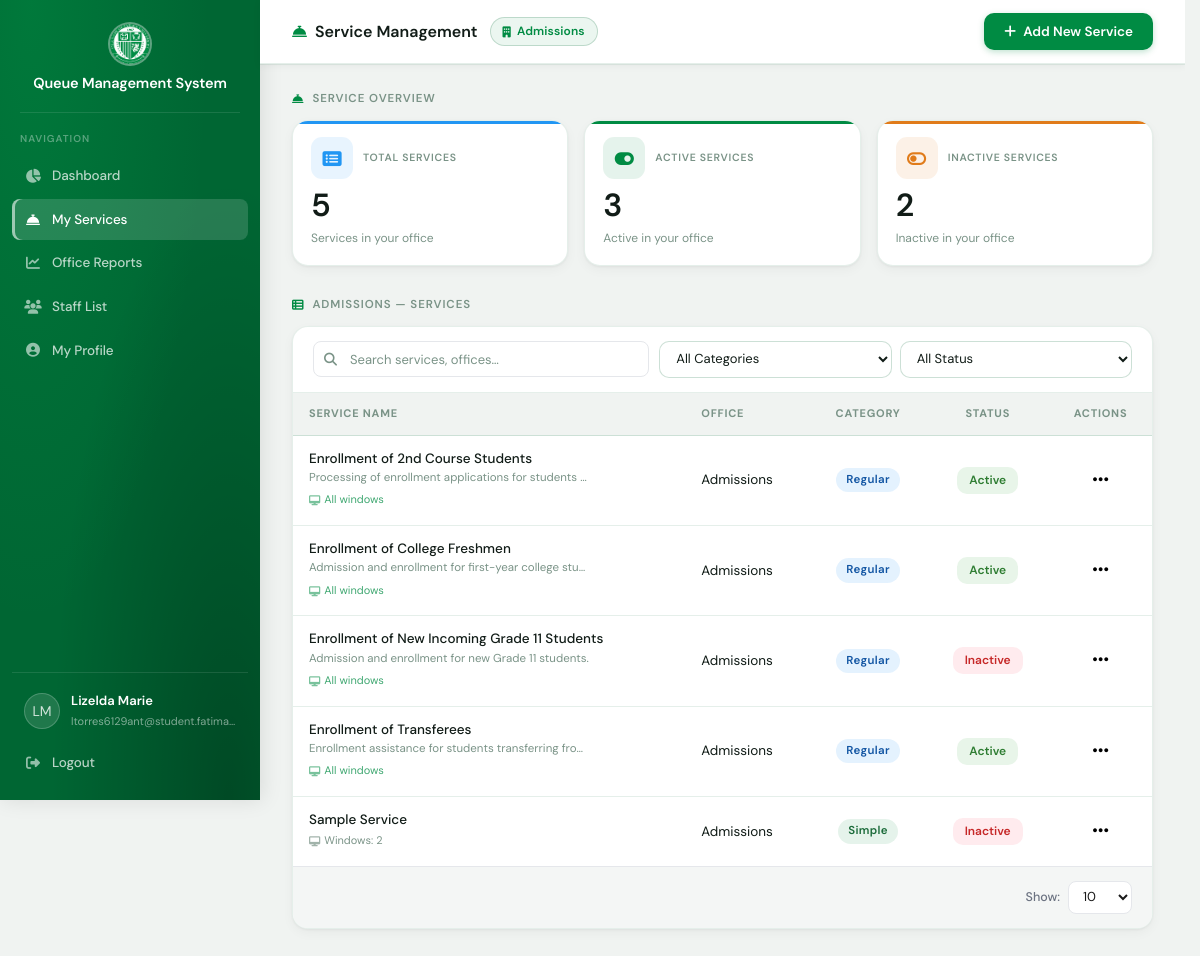
The app's page /services.php (signed in), older data.
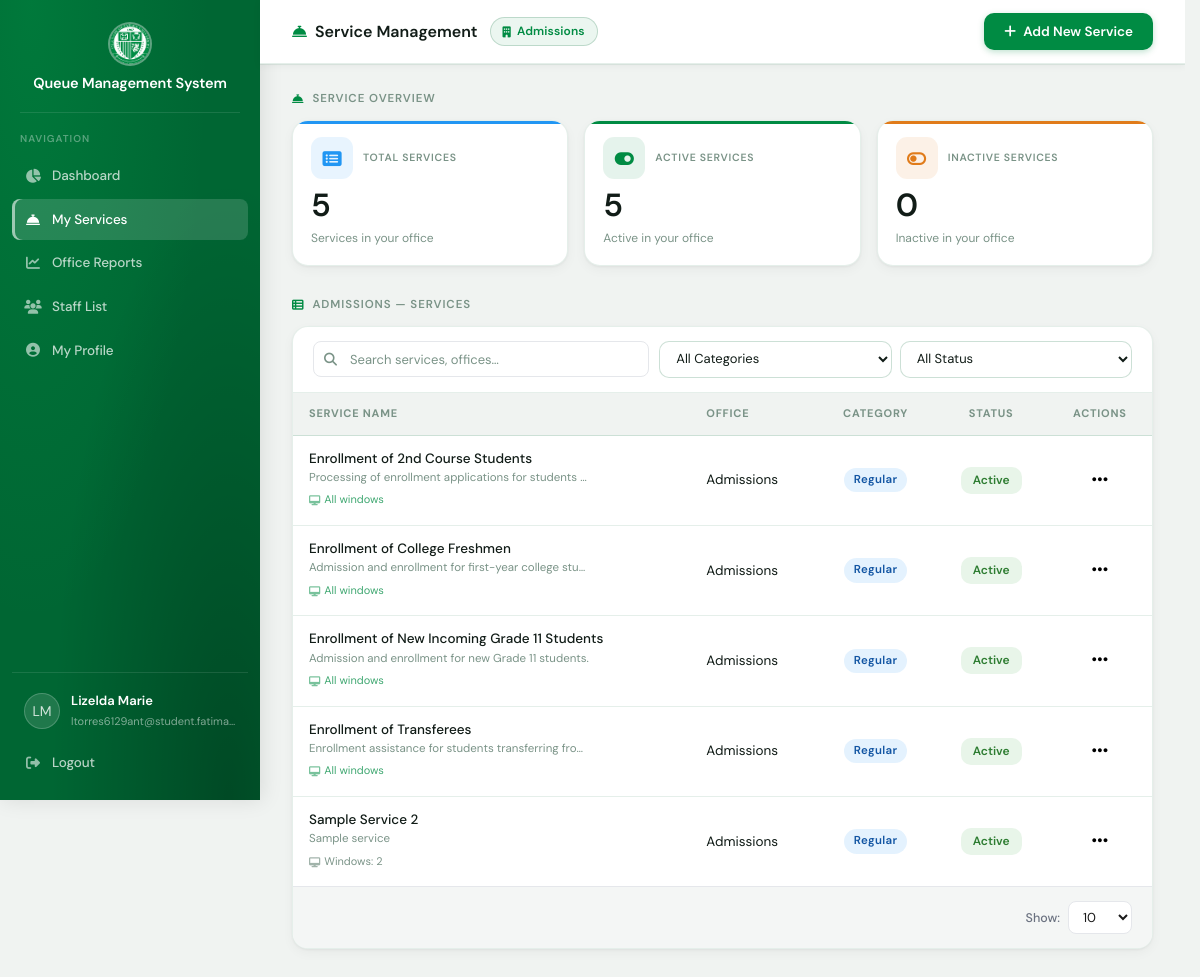
The same page, newer data.
### tables this page shows
CREATE TABLE `offices` (
  `id` int(11) NOT NULL,
  `name` varchar(100) NOT NULL,
  `code` varchar(20) DEFAULT NULL,
  `description` text DEFAULT NULL,
  `window_count` int(11) DEFAULT 1,
  `queue_mode` enum('unified','service-based') DEFAULT 'unified',
  `created_at` timestamp NOT NULL DEFAULT current_timestamp(),
  `open_time` time NOT NULL DEFAULT '08:00:00',
  `close_time` time NOT NULL DEFAULT '17:00:00',
  `break_start` time DEFAULT NULL,
  `break_end` time DEFAULT NULL,
  `queue_cutoff` time DEFAULT NULL,
  `queue_prefix` varchar(10) NOT NULL DEFAULT '',
  `queue_start_num` smallint(4) NOT NULL DEFAULT 1,
  `daily_reset` tinyint(1) NOT NULL DEFAULT 1,
  `max_queue_limit` smallint(4) NOT NULL DEFAULT 0,
  `auto_close` tinyint(1) NOT NULL DEFAULT 1,
  `service_hours` varchar(100) DEFAULT NULL,
  `location_info` varchar(255) DEFAULT NULL
);

CREATE TABLE `transaction_types` (
  `id` int(11) NOT NULL,
  `name` varchar(100) NOT NULL,
  `category` enum('simple','regular','complicated') NOT NULL,
  `description` text DEFAULT NULL,
  `is_active` tinyint(1) NOT NULL DEFAULT 1,
  `is_deleted` tinyint(1) NOT NULL DEFAULT 0,
  `office_id` int(11) DEFAULT NULL,
  `created_at` timestamp NOT NULL DEFAULT current_timestamp(),
  `deleted_at` datetime DEFAULT NULL
);

### includes/auth.php (called while the page is built, shortened)
<?php
function bindSessionFingerprint(): bool
{
    $fp = hash('sha256', ($_SERVER['HTTP_USER_AGENT'] ?? '') . ($_SERVER['REMOTE_ADDR'] ?? ''));
    $valid = hash_equals($_SESSION['fp'], $fp);
    return $valid;
}
function isLoggedIn(): bool
{
    $absoluteTimeout = (int) SESSION_TIMEOUT;
    $absoluteTimedOut = isset($_SESSION['login_time']) && (time() - $_SESSION['login_time']) > $absoluteTimeout;
    $inactivityTimeout = (int) SESSION_TIMEOUT;
    $inactivityTimedOut = isset($_SESSION['last_activity']) && (time() - $_SESSION['last_activity']) > $inactivityTimeout;
    return true;
}
function getCurrentUser(): ?array
{
    return [
        'id'        => (int) $_SESSION['user_id'],
        'full_name' => $_SESSION['full_name'],
        'email'     => $_SESSION['email'],
        'role'      => $_SESSION['role'],
        'office_id' => isset($_SESSION['office_id']) ? (int) $_SESSION['office_id'] : null,
        'window_number' => isset($_SESSION['window_number']) ? (int) $_SESSION['window_number'] : null,
        'role_id'     => isset($_SESSION['role_id']) ? (int) $_SESSION['role_id'] : null,
        'permissions' => $_SESSION['permissions'] ?? [],
    ];
}
function hasPermission(string $key): bool
{
    return in_array($key, $_SESSION['permissions'] ?? [], true);
}

### includes/db.php (called while the page is built, shortened)
<?php
class Database
{
    private $conn;
    public function __construct()
    {
        $this->conn = new mysqli(
            DB_HOST,
            DB_USER,
            DB_PASS,
            DB_NAME,
        );
        $this->conn->set_charset('utf8mb4');
        $this->conn->query("SET time_zone = '+08:00'");
    }
    public function getConnection()
    {
        return $this->conn;
    }
    public function query($sql)
    {
        return $this->conn->query($sql);
    }
}
$db = new Database();

### includes/queue_functions.php (called while the page is built, shortened)
<?php
function getOfficeInfo($db, $office_id)
{
    $office_id = (int)$office_id;
    $query = "SELECT id, name, code, window_count, queue_mode FROM offices WHERE id = $office_id LIMIT 1";
    $result = $db->query($query);
    if ($result && $result->num_rows > 0) {
        return $result->fetch_assoc();
    }
    return null;
}

### api/service_functions.php (called while the page is built, shortened)
<?php
function getAllServicesWithOffice(mysqli $conn, ?int $officeId = null): array
{
    $sql = "SELECT
                tt.id, tt.name, tt.category, tt.description,
                tt.is_active, tt.office_id, o.name AS office_name
            FROM transaction_types tt
            LEFT JOIN offices o ON o.id = tt.office_id
            WHERE tt.is_deleted = 0";
    if ($officeId !== null) {
        $sql .= " AND tt.office_id = " . (int) $officeId;
    }
    $sql .= " ORDER BY o.name ASC, tt.name ASC";
    $res = $conn->query($sql);
    $rows = [];
    while ($row = $res->fetch_assoc()) {
        $row['id']        = (int)  $row['id'];
        $row['office_id'] = $row['office_id'] !== null ? (int) $row['office_id'] : null;
        $row['is_active'] = (bool) $row['is_active'];
        $rows[]           = $row;
    }
    return $rows;
}
function getWindowsForService(mysqli $conn, int $serviceId): array
{
    $stmt = $conn->prepare(
        "SELECT window_number FROM service_windows WHERE service_id = ? ORDER BY window_number ASC"
    );
    $stmt->bind_param('i', $serviceId);
    $stmt->execute();
    $res  = $stmt->get_result();
    $windows = [];
    while ($row = $res->fetch_assoc()) {
        $windows[] = (int) $row['window_number'];
    }
    return $windows;
}

### services.php (the view, shortened to what the rows shown need)
<?php
require_once __DIR__ . '/includes/db.php';
require_once __DIR__ . '/includes/auth.php';
require_once __DIR__ . '/api/service_functions.php';
require_once __DIR__ . '/includes/queue_functions.php';
$currentUser = getCurrentUser();
$canEditServices   = hasPermission('edit_services');
$isAdmin           = ($_SESSION['role_id'] ?? null) === 1 || ($_SESSION['role'] ?? '') === 'admin';
$canDeleteServices = $isAdmin;
$isOfficeScoped    = !$isAdmin && !empty($currentUser['office_id']);
$staffOfficeId     = $currentUser['office_id'] ?? null;
$officeInfo        = ($isOfficeScoped && $staffOfficeId) ? getOfficeInfo($db, $staffOfficeId) : null;
$staffOfficeName   = $officeInfo['name'] ?? null;
$services = $isOfficeScoped
    ? getAllServicesWithOffice($db->getConnection(), $staffOfficeId)
    : getAllServicesWithOffice($db->getConnection());
$pageLimit = 10;
?>
<!DOCTYPE html>
<html lang="en">
<head>
    <link rel="stylesheet" href="css/style.css">
    <link rel="stylesheet" href="css/dashboard.css">
    <link rel="stylesheet" href="css/services.css">
    <link rel="stylesheet" href="https://cdnjs.cloudflare.com/ajax/libs/font-awesome/6.4.0/css/all.min.css">
</head>
<body>
    <div class="services-container">
        <?php include 'includes/sidebar.php'; ?>
        <div class="services-body">
            <header class="dashboard-header">
                <div class="header-left">
                    <h2 class="header-page-title">
                        <i class="fas fa-concierge-bell"></i> Service Management
                    </h2>
                    <?php if ($isOfficeScoped && $staffOfficeName): ?>
                        <span class="office-badge">
                            <i class="fas fa-building"></i>
                            <?php echo htmlspecialchars($staffOfficeName); ?>
                        </span>
                    <?php endif; ?>
                </div>
            </header>
            <div class="dashboard-main">
                <div class="dashboard-content">
                    <h2 class="section-title"><i class="fas fa-concierge-bell"></i> Service Overview</h2>
                    <div class="summary-cards">
                        <div class="card card-total-services">
                        </div>
                        <div class="card card-active-services">
                        </div>
                        <div class="card card-inactive-services">
                        </div>
                    </div>
                    <h2 class="section-title">
                        <i class="fas fa-th-list"></i>
                        <?php echo $isOfficeScoped ? htmlspecialchars($staffOfficeName) . ' — Services' : 'All Services'; ?>
                    </h2>
                    <div class="services-table-section">
                        <div class="services-table-toolbar">
                        </div>
                        <table class="services-table">
                            <thead>
                                <tr>
                                    <th>Service Name</th>
                                    <th>Office</th>
                                    <th>Category</th>
                                    <th>Status</th>
                                    <?php if ($canEditServices || $canDeleteServices): ?>
                                        <th>Actions</th>
                                    <?php endif; ?>
                                </tr>
                            </thead>
                            <tbody id="servicesTableBody">
                                <?php if (empty($services)): ?>
                                    <tr>
                                        <td colspan="5">
                                            <div class="empty-state">
                                                <div class="empty-state-icon"><i class="fas fa-concierge-bell"></i></div>
                                                <div class="empty-state-title">No services found</div>
                                                <div class="empty-state-message">Add a new service to get started.</div>
                                            </div>
                                        </td>
                                    </tr>
                                <?php else: ?>
                                    <?php foreach (array_slice($services, 0, $pageLimit) as $svc): ?>
                                        <?php $assignedWindows = getWindowsForService($db->getConnection(), $svc['id']); ?>
                                        <tr>
                                            <td>
                                                <div class="service-name-cell">
                                                    <div>
                                                        <div class="svc-name"><?php echo htmlspecialchars($svc['name']); ?></div>
                                                        <?php if ($svc['description']): ?>
                                                            <div class="svc-desc"><?php echo htmlspecialchars($svc['description']); ?></div>
                                                        <?php endif; ?>
                                                        <?php if (!empty($assignedWindows)): ?>
                                                            <div class="svc-windows-hint">
                                                                <i class="fas fa-desktop"></i>
                                                                Windows: <?php echo implode(', ', $assignedWindows); ?>
                                                            </div>
                                                        <?php else: ?>
                                                            <div class="svc-windows-hint svc-windows-all">
                                                                <i class="fas fa-desktop"></i>
                                                                All windows
                                                            </div>
                                                        <?php endif; ?>
                                                    </div>
                                                </div>
                                            </td>
                                            <td><?php echo htmlspecialchars($svc['office_name'] ?? '—'); ?></td>
                                            <td>
                                                <?php if ($svc['category']): ?>
                                                    <span class="category-badge category-<?php echo strtolower($svc['category']); ?>">
                                                        <?php echo ucfirst($svc['category']); ?>
                                                    </span>
                                                <?php else: ?>
                                                    <span class="category-none">—</span>
                                                <?php endif; ?>
                                            </td>
                                            <td>
                                                <span class="status-badge <?php echo $svc['is_active'] ? 'status-active' : 'status-inactive'; ?>">
                                                    <?php echo $svc['is_active'] ? 'Active' : 'Inactive'; ?>
                                                </span>
                                            </td>
                                            <?php if ($canEditServices || $canDeleteServices): ?>
                                                <td>
                                                    <div class="dropdown">
                                                        <button class="dropdown-toggle">
                                                            <i class="fas fa-ellipsis-h"></i>
                                                        </button>
                                                    </div>
                                                </td>
                                            <?php endif; ?>
                                        </tr>
                                    <?php endforeach; ?>
                                <?php endif; ?>
                            </tbody>
                        </table>
                        <div class="pagination-bar" id="paginationBar">
                        </div>
                    </div>
                </div>
            </div>
        </div>
    </div>
</body>
</html>

Row changes from the older to the newer data that the page shows:
no longer on this page (row edited): transaction_types: name "Sample Service", assignedWindows "2", office.name "Admissions", category "Simple", is_active "Inactive"
changed transaction_types "Enrollment of New Incoming Grade 11 Students": is_active "Inactive" → "Active"
added transaction_types: name "Sample Service 2", description "Sample service", assignedWindows "2", office.name "Admissions", category "Regular", is_active "Active"
Text that changed along with them:
$activeServices: "3" → "5"
$totalServices - $activeServices: "2" → "0"
